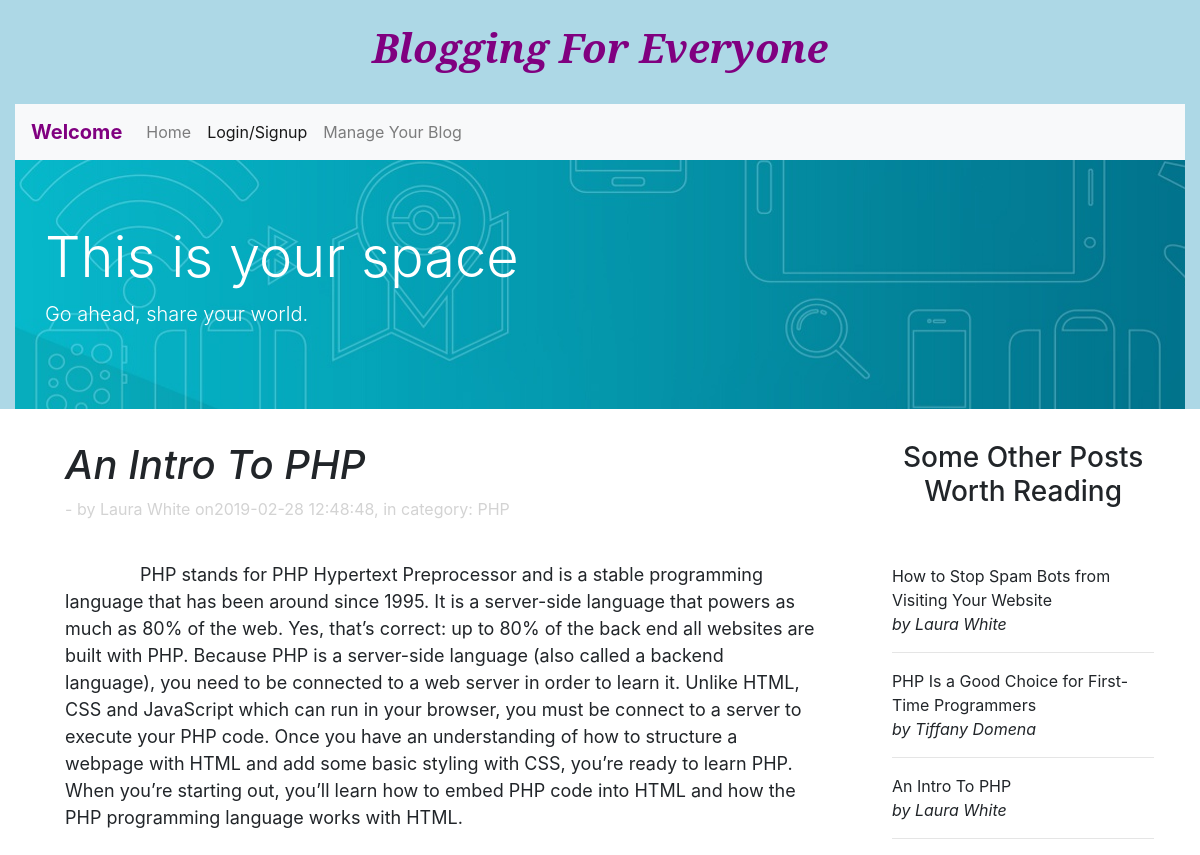
Page /RaniumTask2/readpost.php?id=1 on the committed database.
### tables this page shows
CREATE TABLE `blog_posts` (
  `email` varchar(50) NOT NULL,
  `id` int(20) NOT NULL,
  `title` varchar(100) NOT NULL,
  `author` varchar(100) NOT NULL,
  `content` varchar(50000) NOT NULL,
  `intro` varchar(200) NOT NULL,
  `date` timestamp NOT NULL DEFAULT CURRENT_TIMESTAMP,
  `category` varchar(50) NOT NULL
);

### RaniumTask2/readpost.php (the view, shortened to what this page needs)
<!DOCTYPE html>
<html>
<head>
  <link rel="stylesheet" href="css/bootstrap.css"  type="text/css"/>
</head>
<body>
  <div class="container-fluid">
    <br/>
    <h1 id="home" style="font-family: 'Noto Serif', serif; font-weight:bold; font-style:italic; "> Blogging For Everyone </h1> <br/>
    <nav class="navbar navbar-expand-lg navbar-light bg-light">
      <a class="navbar-brand" id="home">Welcome</a>
      <div class="collapse navbar-collapse" id="navbarNavAltMarkup">
        <div class="navbar-nav">
          <a class="nav-item nav-link" href="index.php">Home <span class="sr-only">(current)</span></a>
          <a class="nav-item nav-link active" href="#">Login/Signup</a>
          <a class="nav-item nav-link" href="manageblog.php">Manage Your Blog</a>
        </div>
      </div>
    </nav>
    <div class="jumbotron jumbotron-fluid"  style="background-image: url('images/blog-header-1280.jpg');">
      <div class="container"  style="color:white;">
        <h1 class="display-4">This is your space</h1>
        <p class="lead">Go ahead, share your world.</p>
      </div>
    </div>
    <div class="col-8" style="float:left; margin-left:3%; margin-right:4%;" >
      <?php
        $id = $_GET["id"];
        $conn = mysqli_connect("localhost", "root", "", "ranium");
        $q1 = "select * from blog_posts where id = $id";
        $res1 = mysqli_query($conn, $q1);
        while($row = mysqli_fetch_array($res1)) {
          echo "<h1 style='font-style: italic;'>". $row["title"] ."</h1>";
          echo "<p style='color:lightgrey;'> - by ". $row["author"] ." on". $row["date"] .", in category: ". $row["category"] ."</p><br/>";
          echo "<p style='text-indent: 10%; font-size:18px;'>". $row["content"] ."</p>";
        }
      ?>
    </div>
    <div class="col-3" style="float:left;">
      <h3 style="text-align:center;"> Some Other Posts Worth Reading </h3><br/><br/>
      <?php
        $q2 = "select title, author from blog_posts order by rand() limit 5";
        $res2 = mysqli_query($conn, $q2);
        while($row = mysqli_fetch_array($res2)) {
          echo "<p>". $row["title"] ." <br/><span style='font-style: italic;'> by ". $row["author"] ."</span></p><hr/>";
        }
       ?>
    </div>
  </div>
</body>
</html>

### RaniumTask2/readpost.php (style rules this page uses)
.container-fluid { background-color: lightblue; }
#home { text-align:center; color: purple; font-weight: bold; }

### rows in the picture
blog_posts: title "An Intro To PHP", author "Laura White", date "2019-02-28 12:48:48", category "PHP", content "PHP stands for PHP Hypertext Preprocessor and is a stable programming language that has been around since 1995. It is a server-side language that powers as much as 80% of the web. Yes, that’s correct: up to 80% of the back end all websites are built with PHP. Because PHP is a server-side language (also called a backend language), you need to be connected to a web server in order to learn it. Unlike HTML, CSS and JavaScript which can run in your browser, you must be connect to a server to execute your PHP code. Once you have an understanding of how to structure a webpage with HTML and add some basic styling with CSS, you’re ready to learn PHP. When you’re starting out, you’ll learn how to…"
blog_posts: title "How to Stop Spam Bots from Visiting Your Website", author "Laura White"
blog_posts: title "PHP Is a Good Choice for First-Time Programmers", author "Tiffany Domena"
